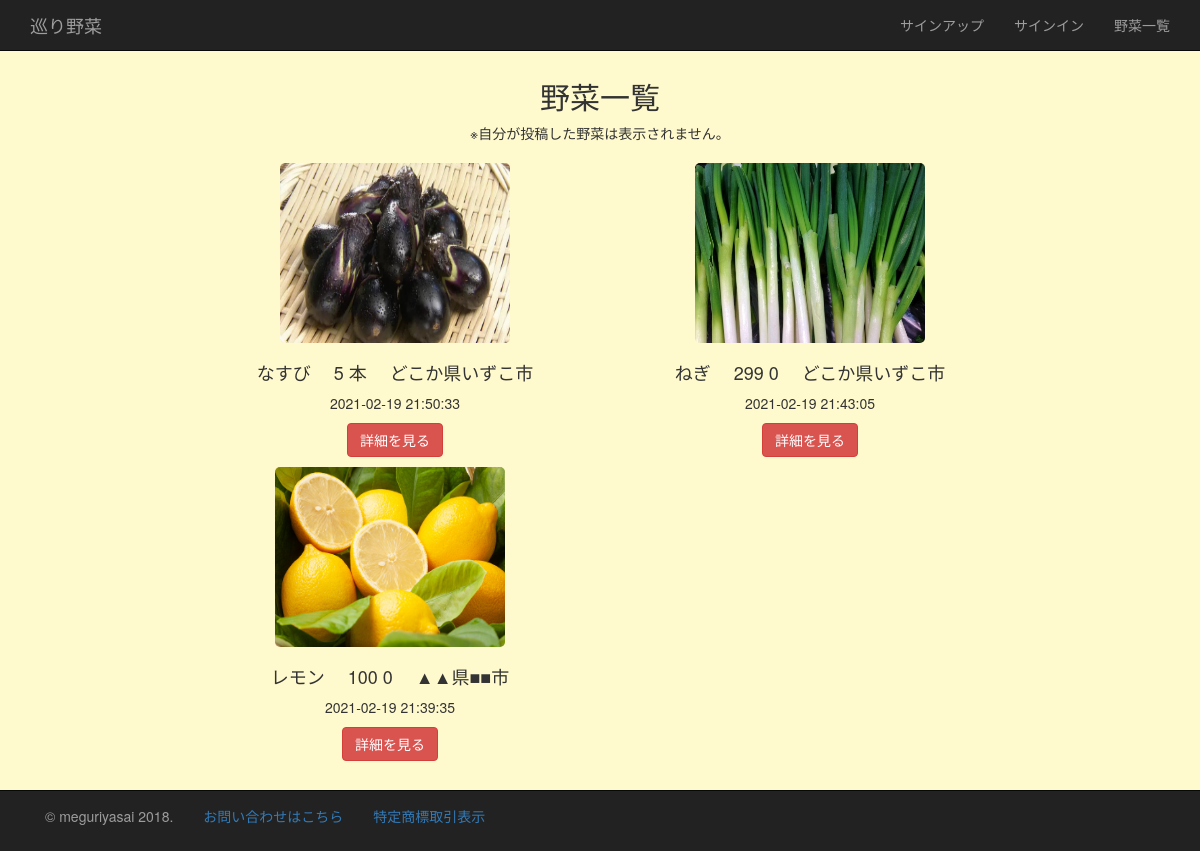
The page /product.php on the database its author committed.
### tables this page shows
CREATE TABLE `vegetables` (
  `id` int NOT NULL AUTO_INCREMENT,
  `name` varchar(255) NOT NULL,
  `trade_place` varchar(255) NOT NULL,
  `amount` int NOT NULL,
  `unit` varchar(2) NOT NULL,
  `description` text NOT NULL,
  `pic` varchar(255) NOT NULL,
  `created` datetime  default 0,
  `updated` timestamp default current_timestamp on update current_timestamp,
  `display_flag` int NOT NULL DEFAULT '0',
  `user_id` int NOT NULL,
  PRIMARY KEY (`id`),
  KEY `user_id` (`user_id`),
  CONSTRAINT `vegetables_ibfk_1` FOREIGN KEY (`user_id`) REFERENCES `users` (`id`)
);

### one_product.php (the view, shortened to what this page needs)
<?php
$i += 1;
if(($i%2) == 0){
 ?>
<div class="row">
	<div class="col-md-4">
		<div class="text-center vege_img">
		<img src="<?php echo $each_vege["pic"]; ?>">
		</div>
		<div class="text text-center">
			<h4><?php echo $each_vege["name"]; ?>
				<?php echo $each_vege["amount"]; ?>
				<?php echo $each_vege["unit"]; ?>
				<?php echo $each_vege["trade_place"]; ?></h4>
				<p><?php echo $each_vege["created"]; ?></p>
				<form method="post" action="">
					<button class="btn btn-danger" type="submit" name="buy">詳細を見る</button>
				</form>
		</div>
	</div>
	</div>
<?php }else{ ?>
	<div class="row">
	<div class="col-md-offset-2 col-md-4">
	<div class="text-center vege_img">
	<img src="<?php echo $each_vege["pic"]; ?>">
	</div>
		<div class="text text-center">
			<h4><?php echo $each_vege["name"]; ?>
				<?php echo $each_vege["amount"]; ?>
				<?php echo $each_vege["unit"]; ?>
				<?php echo $each_vege["trade_place"]; ?></h4>
				<p><?php echo $each_vege["created"]; ?></p>
				<form method="post" action="">
					<button class="btn btn-danger" type="submit" name="buy">詳細を見る</button>
				</form>
		</div>
	</div>
<?php if($count == $i){ ?>
</div>
<?php } ?>
<?php }?>

### product.php (shortened to what this page needs)
<?php
require("dbconnect.php");
$h = 'htmlspecialchars';
$nav = array();
if(!empty($_SESSION["user_id"])){
	$sql = 'SELECT * FROM vegetables WHERE user_id != :user_id ORDER BY created DESC;';
	$stmt = $pdo->prepare($sql);
	$stmt->bindValue(":user_id",$_SESSION["user_id"],PDO::PARAM_INT);
	$stmt->execute();
}else{
	$sql = 'SELECT * FROM vegetables ORDER BY created DESC;';
	$stmt = $pdo->prepare($sql);
	$stmt->execute();
}
$timeline = array();
while(1){
	$rec = $stmt->fetch(PDO::FETCH_ASSOC);
	if($rec == false){
		break;
	}
	if($rec["display_flag"] == '1'){
		continue;
	}
	$timeline[] = $rec;
}
?>
<!DOCTYPE html>
<html lang="ja">
<head>
	<link href="//maxcdn.bootstrapcdn.com/bootstrap/3.3.0/css/bootstrap.min.css" rel="stylesheet" id="bootstrap-css">
	<link rel="stylesheet" type="text/css" href="assets/css/product.css">
</head>
<body>
	<header>
		<nav class="navbar navbar-inverse navbar-fixed-top">
	  <div class="container">
	      <a class="navbar-brand" href="index.php">巡り野菜</a>
	    <div class="collapse navbar-collapse" id="bs-example-navbar-collapse-1">
	    <?php if(isset($_SESSION["user_id"])){ ?>
	      <ul class="nav navbar-nav navbar-right">
	        <li><a href="index.php">HOME</a></li>
	        <li class="dropdown">
	          <a href="#" class="user_icon dropdown-toggle" data-toggle="dropdown" role="button" aria-haspopup="true" aria-expanded="false"><img src="<?php echo $h($nav["pic"]); ?>" width="28" class="img-circle"><?php echo $h($nav["name"]); ?><span class="caret"></span></a>
	          <ul class="dropdown-menu">
	            <li><a href="mypage.php">マイページ</a></li>
	            <li><a href="product.php">野菜一覧</a></li>
	            <li><a href="sell.php">野菜出品</a></li>
	            <li><a href="sell_data.php">出品履歴</a></li>
	            <li><a href="purchase_history.php">購入履歴</a></li>
	            <li><a href="sales.php">購入された履歴</a></li>
	            <li><a href="signout.php">サインアウト</a></li>
	          </ul>
	        </li>
	       </ul>
	    <?php }else{ ?>
	    	<ul class="nav navbar-nav navbar-right">
	          	<li><a href="signup.php">サインアップ</a></li>
	          	<li><a href="signin.php">サインイン</a></li>
	          	<li><a href="product.php">野菜一覧</a></li>
	        </ul>
	    <?php } ?>
	    </div>
	  </div>
	</nav>
	</header>
	<div class="container">
		<div class="row">
			<div class="col-md-offset-4 col-md-4 text-center title">
				<h2>野菜一覧</h2>
				<p>※自分が投稿した野菜は表示されません。</p>
			</div>
		</div>
	</div>
	<div>
	<?php
	$i = 0;
	foreach($timeline as $each_vege){
		$count = count($timeline);
		include("one_product.php");
	} ?>
	</div>
	<footer>
		<div class="navbar  navbar-inverse navbar-fixed-bottom">
		  	<div class="container">
		      	<div class="navbar-text pull=left">
			    	<p> © meguriyasai 2018.</p>
		   		</div>
		   		<div class="navbar-text pull=right">
		   			<a href="mailto:yukiyohure@gmail.com">お問い合わせはこちら</a>
		   		</div>
		   		<div class="navbar-text pull=right">
		   			<a href="rule.php">特定商標取引表示</a>
		   		</div>
		 	</div>
		</div>
	</footer>
</body>
</html>

### assets/css/product.css (style rules this page uses)
body { background-color:#FFFACD; margin-bottom: 90px; }
.title { margin-top:60px; }
.vege_img img { border-radius: 15px; max-width:250px; height:200px; padding:10px; }

### rows shown on the page
vegetables: pic (picture), name "なすび", amount "5", unit "本", trade_place "どこか県いずこ市", created "2021-02-19 21:50:33"
vegetables: pic (picture), name "ねぎ", amount "299", unit "0", trade_place "どこか県いずこ市", created "2021-02-19 21:43:05"
vegetables: pic (picture), name "レモン", amount "100", unit "0", trade_place "▲▲県■■市", created "2021-02-19 21:39:35"
